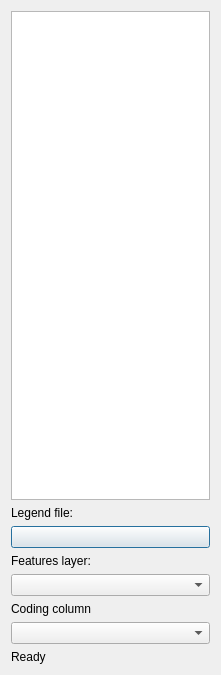
<?xml version="1.0" encoding="UTF-8"?>
<ui version="4.0" >
 <class>LCCS3_BasicCoder_3DialogBase</class>
 <widget class="QDialog" name="LCCS3_BasicCoder_3DialogBase" >
    <property name="geometry">
   <rect>
    <x>0</x>
    <y>0</y>
    <width>221</width>
    <height>675</height>
   </rect>
  </property>
  <property name="windowTitle">
   <string>LCCS3 Basic Coder 3</string>
  </property>
  <layout class="QGridLayout" name="gridLayout">
   <item row="4" column="0">
    <widget class="QLabel" name="lbLayer">
     <property name="text">
      <string>Features layer:</string>
     </property>
    </widget>
   </item>
   <item row="5" column="0">
    <widget class="QComboBox" name="cbLayers">
     <property name="toolTip">
      <string>&lt;html&gt;&lt;head/&gt;&lt;body&gt;&lt;p&gt;Layer containing the features to be coded&lt;/p&gt;&lt;/body&gt;&lt;/html&gt;</string>
     </property>
    </widget>
   </item>
   <item row="1" column="0">
    <widget class="QListWidget" name="lstClasses"/>
   </item>
   <item row="8" column="0">
    <widget class="QLabel" name="lbStatusBar">
     <property name="text">
      <string>Ready</string>
     </property>
    </widget>
   </item>
   <item row="3" column="0">
    <widget class="QPushButton" name="btLegend">
     <property name="toolTip">
      <string>&lt;html&gt;&lt;head/&gt;&lt;body&gt;&lt;p&gt;Selected LCCS3 legend&lt;/p&gt;&lt;/body&gt;&lt;/html&gt;</string>
     </property>
     <property name="text">
      <string/>
     </property>
    </widget>
   </item>
   <item row="6" column="0">
    <widget class="QLabel" name="lbColumn">
     <property name="text">
      <string>Coding column</string>
     </property>
    </widget>
   </item>
   <item row="7" column="0">
    <widget class="QComboBox" name="cbAttributes">
     <property name="toolTip">
      <string>Column of attribute table to be updated</string>
     </property>
    </widget>
   </item>
   <item row="2" column="0">
    <widget class="QLabel" name="lbLegend">
     <property name="text">
      <string>Legend file:</string>
     </property>
    </widget>
   </item>
  </layout>
  <action name="actionReloadColumns">
   <property name="text">
    <string>ReloadColumns</string>
   </property>
   <property name="toolTip">
    <string>ReloadColumns</string>
   </property>
  </action>
  <action name="actionSelectColumn">
   <property name="text">
    <string>SelectColumn</string>
   </property>
   <property name="toolTip">
    <string>SelectColumn</string>
   </property>
  </action>
  <action name="actionSelectClass">
   <property name="text">
    <string>SelectClass</string>
   </property>
   <property name="toolTip">
    <string>SelectClass</string>
   </property>
  </action>
  <action name="actionSelectLegend">
   <property name="text">
    <string>SelectLegend</string>
   </property>
   <property name="toolTip">
    <string>SelectLegend</string>
   </property>
  </action>
 </widget>
 <resources/>
 <connections>
  <connection>
   <sender>cbLayers</sender>
   <signal>currentIndexChanged(QString)</signal>
   <receiver>actionReloadColumns</receiver>
   <slot>trigger()</slot>
   <hints>
    <hint type="sourcelabel">
     <x>305</x>
     <y>414</y>
    </hint>
    <hint type="destinationlabel">
     <x>-1</x>
     <y>-1</y>
    </hint>
   </hints>
  </connection>
  <connection>
   <sender>cbAttributes</sender>
   <signal>currentIndexChanged(QString)</signal>
   <receiver>actionSelectColumn</receiver>
   <slot>trigger()</slot>
   <hints>
    <hint type="sourcelabel">
     <x>305</x>
     <y>466</y>
    </hint>
    <hint type="destinationlabel">
     <x>-1</x>
     <y>-1</y>
    </hint>
   </hints>
  </connection>
  <connection>
   <sender>lstClasses</sender>
   <signal>itemClicked(QListWidgetItem*)</signal>
   <receiver>actionSelectClass</receiver>
   <slot>trigger()</slot>
   <hints>
    <hint type="sourcelabel">
     <x>305</x>
     <y>192</y>
    </hint>
    <hint type="destinationlabel">
     <x>-1</x>
     <y>-1</y>
    </hint>
   </hints>
  </connection>
  <connection>
   <sender>btLegend</sender>
   <signal>clicked()</signal>
   <receiver>actionSelectLegend</receiver>
   <slot>trigger()</slot>
   <hints>
    <hint type="sourcelabel">
     <x>305</x>
     <y>359</y>
    </hint>
    <hint type="destinationlabel">
     <x>-1</x>
     <y>-1</y>
    </hint>
   </hints>
  </connection>
 </connections>
</ui>
